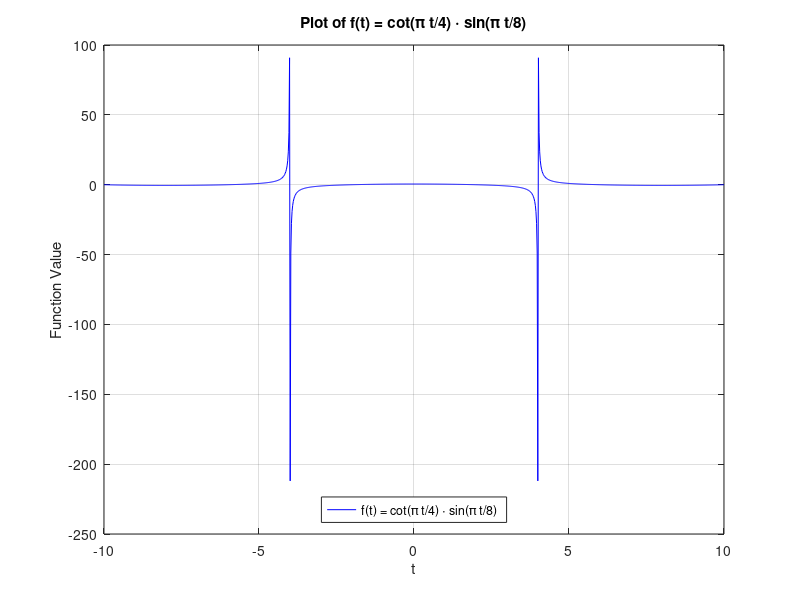

Write MATLAB code to recreate this figure.
% Define the time vector
t = linspace(-10, 10, 1000); % 1000 points from -π to π

% Compute the combined function
combined_function = cot(pi * t / 4) .* sin(pi * t / 8);

% Plot the combined function
figure;
plot(t, combined_function, 'b', 'DisplayName', 'f(t) = cot(\pi t/4) \cdot sin(\pi t/8)');
xlabel('t');
ylabel('Function Value');
title('Plot of f(t) = cot(\pi t/4) \cdot sin(\pi t/8)');
legend('Location', 'south');
grid on;
